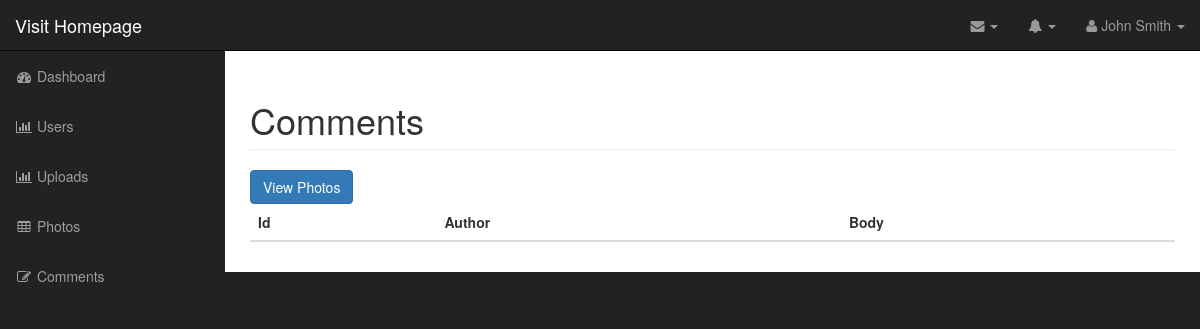
Before: /admin/comments_photo.php?id=8 (signed in) with the older database file.
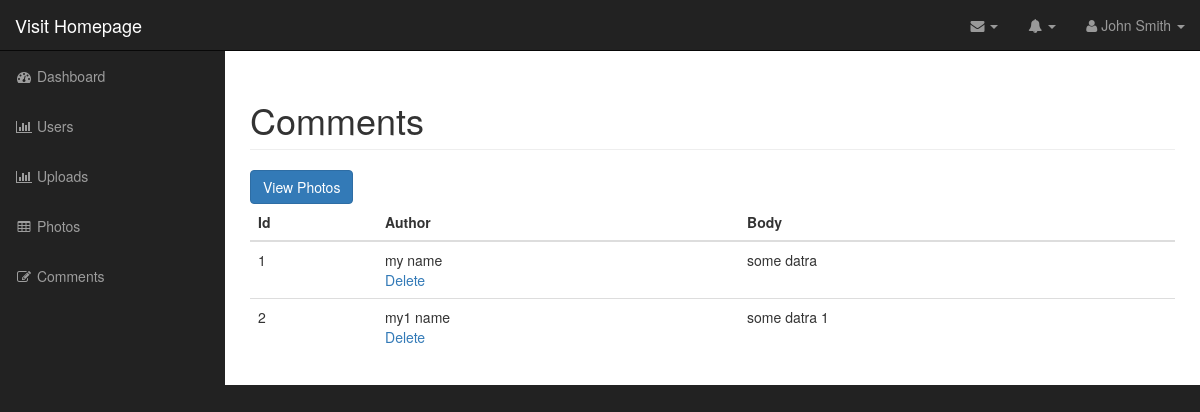
After: the same page with the newer database file.
### tables this page shows
CREATE TABLE IF NOT EXISTS `comments` (
  `id` int(11) NOT NULL AUTO_INCREMENT,
  `photo_id` int(11) NOT NULL,
  `author` varchar(255) NOT NULL,
  `body` longtext NOT NULL,
  `datetime` datetime NOT NULL DEFAULT CURRENT_TIMESTAMP,
  PRIMARY KEY (`id`),
  KEY `photo_id` (`photo_id`)
);

### admin/includes/functions.php (called while the page is built, shortened)
<?php
spl_autoload_register(function($class){
	$class = strtolower($class);
	$path = __DIR__.DIRECTORY_SEPARATOR."{$class}.php";
});
?>

### admin/includes/database.php (called while the page is built, shortened)
<?php
class Database{
	public $connection;
	public function open_db_connection(){
		$this->connection = new mysqli(DB_HOST,DB_USER,DB_PASS,DB_NAME);
	}
	public function query($sql){
		$result = $this->connection->query($sql);
		return $result;
	}
	public function escape_string($string){
		return $this->connection->real_escape_string(trim($string));
	}
}
$database = new Database();
?>

### admin/includes/comment.php (called while the page is built, shortened)
<?php
class Comment extends Db_object{
    protected static $db_table = "comments";
    public static function find_the_comments($photo_id = 0){
        global $database;
        $photo_id = $database->escape_string($photo_id);
        $sql="SELECT * FROM ".self::$db_table." where `photo_id` = '{$photo_id}' order by `id` ASC ";
        return self::find_by_query($sql);
    }
}
?>

### admin/includes/db_object.php (called while the page is built, shortened)
<?php
class Db_object{
	public static function find_by_query($sql){
	    global $database;
		$result_set = $database->query($sql);
	    $object_array = array();
	    while($fh_row = mysqli_fetch_assoc($result_set)){
	        $object_array[]= static::instantiation($fh_row);
	    }
	    return $object_array;
	}
	public static function instantiation($the_record){
	   $thisObject = new $calling_class;
	    foreach($the_record as $the_attribute=>$value){
	        if($thisObject->has_the_attr($the_attribute)){
	                $thisObject->$the_attribute = $value;
	        }
	    }
	    return $thisObject;
	}
	private function has_the_attr($the_attribute){
	    $object_vars = get_object_vars($this);
	    return array_key_exists($the_attribute, $object_vars);
	}
}
?>

### admin/comments_photo.php (the view, shortened to what this page needs)
<?php error_reporting(0); include("includes/header.php"); ?>
<?php
$photo_id = trim($_GET["id"]);
$comments = Comment::find_the_comments($photo_id);
?>
    <nav class="navbar navbar-inverse navbar-fixed-top" role="navigation">
       <?php  include "includes/top_nav.php"; ?>
       <?php include "includes/side_nav.php"; ?>
    </nav>
    <div id="page-wrapper">
       <div class="container-fluid">
           <div class="row">
               <div class="col-lg-12">
                   <h1 class="page-header">
                       Comments
                   </h1>
                   <div>
                       <a href="photos.php" class="btn btn-primary">View Photos</a>
                   </div>
               </div>
               <div class="col-lg-12">
                  <table class="table table-hover">
                      <thead>
                          <tr>
                              <th>Id</th>
                              <th>Author</th>
                              <th>Body</th>
                          </tr>
                      </thead>
                      <tbody>
                          <?php
                            foreach($comments as $comment){ ?>
                                <tr>
                                    <td> <?php echo $comment->id; ?>
                                </td>
                                    <td><?php echo $comment->author ?> <br>
                                        <div class="action_links">
                                            <a href="delete_comment.php?id=<?php echo $comment->id; ?>">Delete</a>
                                        </div>
                                    </td>
                                    <td><?php echo $comment->body ?></td>
                                </tr>
                           <?php }
                          ?>
                      </tbody>
                  </table>
               </div>
           </div>
       </div>
    </div>
<?php include("includes/footer.php"); ?>

Changed rows visible on the page:
added comments: id "1", author "my name", body "some datra"
added comments: id "2", author "my1 name", body "some datra 1"
